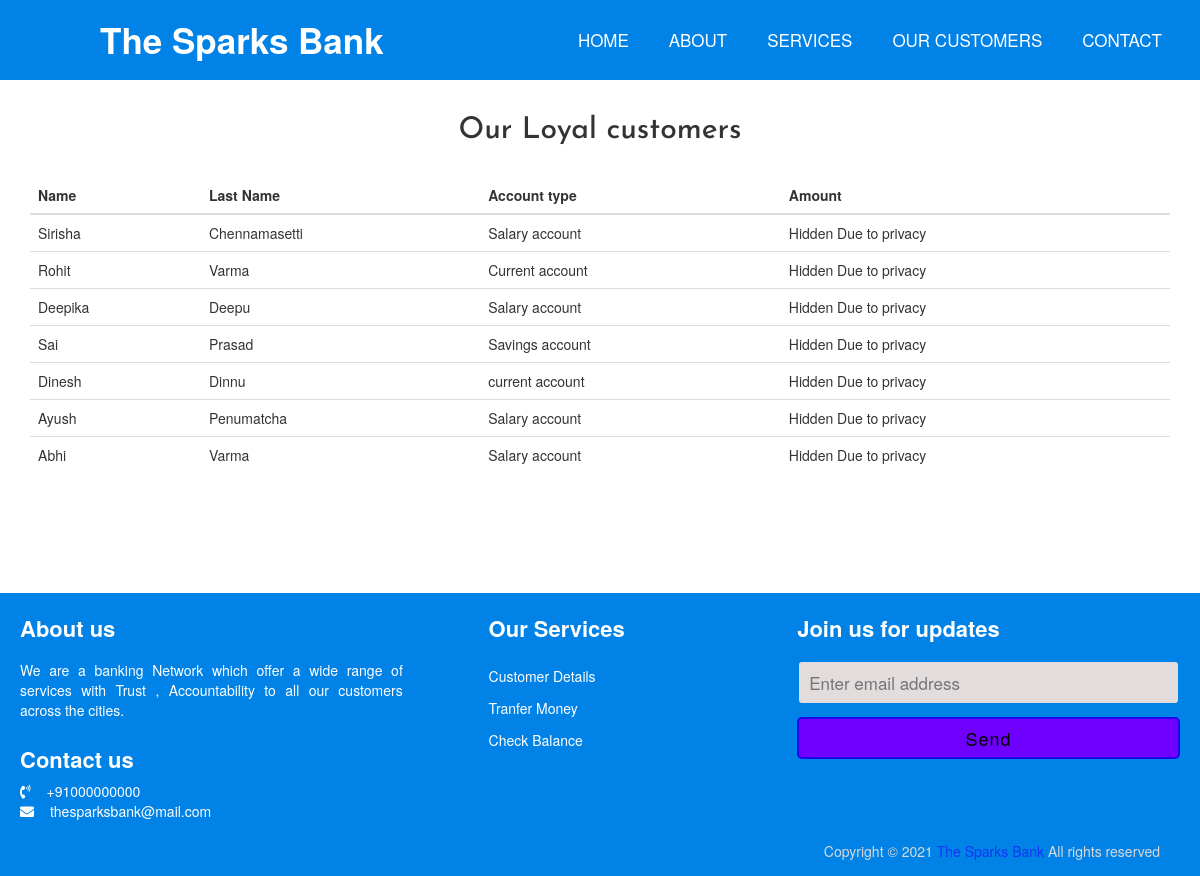
The page /customers.php on the database its author committed.
### tables this page shows
CREATE TABLE `customers` (
  `id` int(11) NOT NULL,
  `fname` varchar(255) NOT NULL,
  `lname` varchar(255) NOT NULL,
  `account` varchar(255) NOT NULL,
  `amount` varchar(255) NOT NULL
);

### customers.php (the view, shortened to what this page needs)
<!DOCTYPE html>
<html lang="en">
<head>
  <link rel="stylesheet" href="index.css">
  <link rel="stylesheet" href="https://maxcdn.bootstrapcdn.com/bootstrap/3.4.1/css/bootstrap.min.css">
  <link rel="stylesheet" href="https://cdnjs.cloudflare.com/ajax/libs/font-awesome/5.15.3/css/all.min.css"/>
</head>
<body>
     <nav>
      <label class="logo">The Sparks Bank</label>
      <ul>
        <li><a href="index.php">Home</a></li>
        <li><a href="about.php">About</a></li>
        <li><a href="services.php">Services</a></li>
        <li><a href="customers.php">Our Customers</a></li>
        <li><a href="contact.php">Contact</a></li>
      </ul>
    </nav><br>
   <div class="container">
  <h2 class="center">Our Loyal customers</h2> <br>
  <div class="table-responsive">
  <table class="table">
    <thead>
      <tr>
        <th>Name</th>
        <th>Last Name</th>
        <th>Account type</th>
        <th>Amount</th>
      </tr>
    </thead>
    <tbody>
        <?php
            $con = mysqli_connect("localhost","root","","banking");
            $selectquery = " select * from customers ";
            $query = mysqli_query($con,$selectquery);
            while($res = mysqli_fetch_array($query)){
                ?>
                 <tr>
                    <td><?php echo $res['fname'] ?></td>
                    <td><?php echo $res['lname'] ?></td>
                    <td><?php echo $res['account'] ?></td>
                    <td>Hidden Due to privacy</td>
                 </tr>
                 <?php
                }
                ?>
    </tbody>
  </table>
  </div>
</div><br><Br><Br><br><br>
<footer>
   <div class="content">
     <div class="left box">
       <div class="upper">
         <div class="topic">About us</div>
         <p>We are a banking Network which offer a wide range of services with Trust , Accountability to all our customers across the cities.</p>
       </div>
       <div class="lower">
         <div class="topic">Contact us</div>
         <div class="phone">
           <a href="#" class="link"><i class="fas fa-phone-volume"></i>+91000000000</a>
         </div>
         <div class="email">
           <a href="#" class="link"><i class="fas fa-envelope"></i>thesparksbank@mail.com</a>
         </div>
       </div>
     </div>
     <div class="middle box">
       <div class="topic" class="link">Our Services</div>
       <div><a href="customers.php" class="link">Customer Details</a></div>
       <div><a href="#" class="link">Tranfer Money</a></div>
       <div><a href="#" class="link">Check Balance</a></div>
     </div>
     <div class="right box">
       <div class="topic">Join us for updates</div>
       <form action="#">
         <input type="text" placeholder="Enter email address">
         <input type="submit" name="" value="Send">
       </form>
     </div>
   </div>
   <div class="bottom">
     <p>Copyright © 2021 <a href="#">The Sparks Bank</a> All rights reserved</p>
   </div>
 </footer>
</body>
</html>

### index.css (style rules this page uses)
* { padding: 0; margin: 0; text-decoration: none; list-style: none; box-sizing: border-box; }
body { font-family: montserrat; }
nav { background: #0082e6; height: 80px; width: 100%; }
label.logo { color: white; font-size: 35px; line-height: 80px; padding: 0 100px; font-weight: bold; }
nav ul { float: right; margin-right: 20px; }
nav ul li { display: inline-block; line-height: 80px; margin: 0 5px; }
nav ul li a { color: white; font-size: 17px; padding: 7px 13px; border-radius: 3px; text-transform: uppercase; }
footer { width: 100%; bottom: 0; left: 0; background: #0082e6; }
footer .content { max-width: 1350px; margin: auto; padding: 20px; display: flex; flex-wrap: wrap; justify-content: space-between; }
footer .content p,a { color: #fff; }
footer .content .box { width: 33%; transition: all 0.4s ease; }
footer .content .topic { font-size: 22px; font-weight: 600; color: #fff; margin-bottom: 16px; }
footer .content p { text-align: justify; }
footer .content .lower .topic { margin: 24px 0 5px 0; }
footer .content .lower i { padding-right: 16px; }
footer .content .middle { padding-left: 80px; }
footer .content .middle a { line-height: 32px; }
footer .content .right input[type="text"] { height: 45px; width: 100%; outline: none; color: #030303; background: rgb(226, 220, 220); border-radius: 5px; padding-left: 10px; font-size: 17px; border: 2px solid #0082e6; }
footer .content .right input[type="submit"] { height: 42px; width: 100%; font-size: 18px; color: #000000; background: #6f00ff; outline: none; border-radius: 5px; letter-spacing: 1px; cursor: pointer; margin-top: 12px; border: 2px solid #1d06eb; transition: all 0.3s ease-in-out; }
footer .bottom { width: 100%; text-align: right; color: #d9d9d9; padding: 0 40px 5px 0; }
footer .bottom a { color: hsl(231, 92%, 52%); }
footer a { transition: all 0.3s ease; }
.link { color:white; text-decoration: none; }

### customers.php (style rules this page uses)
.center { margin-top:14px; text-align:center; font-size:30px; font-family: 'Josefin Sans', sans-serif; }
.link { color:white; }

### rows shown on the page
customers: fname "Sirisha", lname "Chennamasetti", account "Salary account"
customers: fname "Rohit", lname "Varma", account "Current account"
customers: fname "Deepika", lname "Deepu", account "Salary account"
customers: fname "Sai", lname "Prasad", account "Savings account"
customers: fname "Dinesh", lname "Dinnu", account "current account"
customers: fname "Ayush", lname "Penumatcha", account "Salary account"
customers: fname "Abhi", lname "Varma", account "Salary account"
